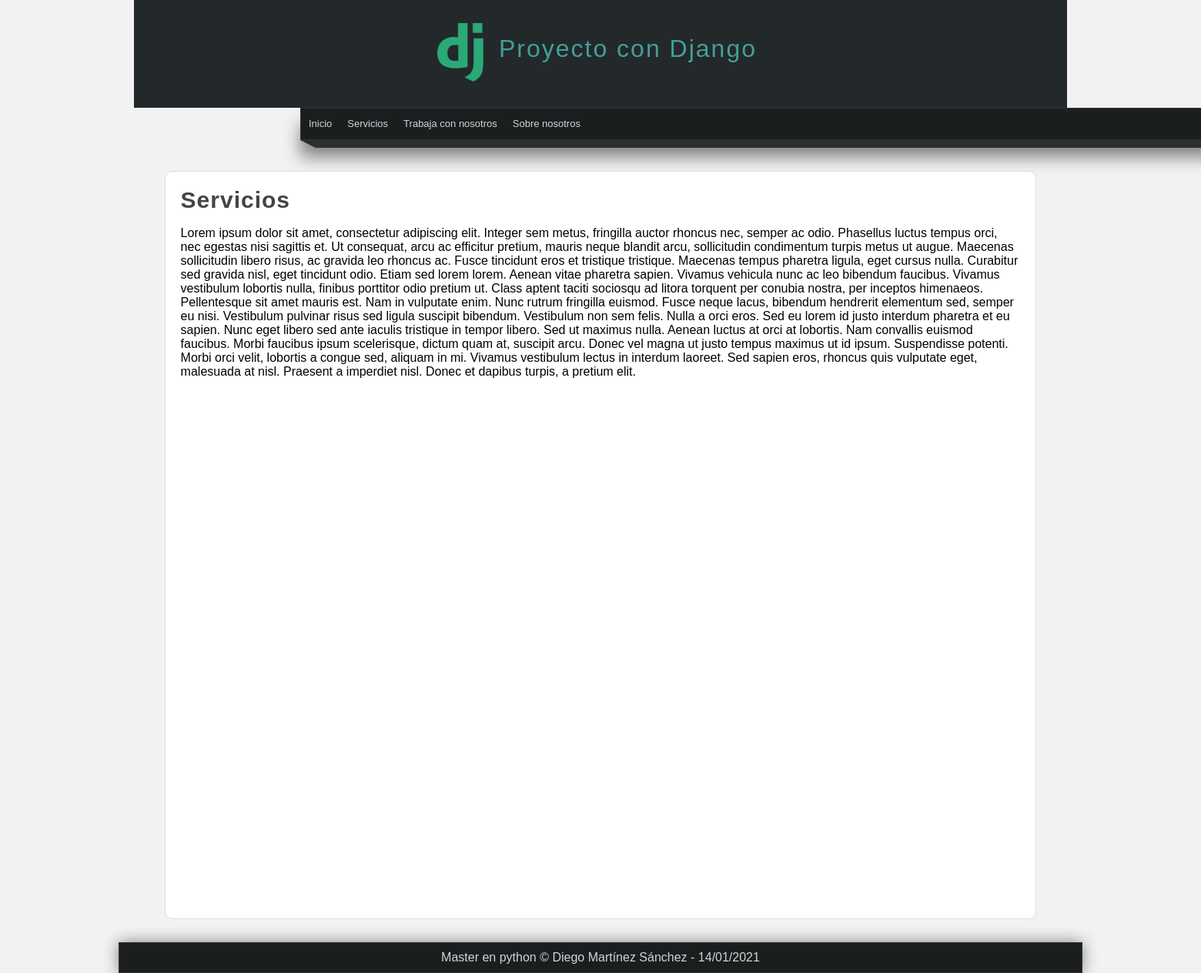
Page /pagina/servicios on the committed database.
### pages/models.py (models this page shows, shortened)
class Page(models.Model):
    title= models.CharField(max_length=50, verbose_name="Título")
    content= RichTextField(verbose_name="Contenido")
    slug= models.CharField(unique=True, max_length=150, verbose_name="URL amigable")#El unique es para que ese campo sea único.
    order= models.IntegerField(default=0, verbose_name="Orden")#Literal solo va a tener un número entero por el tipo de campo.
    visible= models.BooleanField(verbose_name="Visible?")
    create_at= models.DateTimeField(auto_now_add=True, verbose_name="Creado el")
    updated_at= models.DateTimeField(auto_now=True, verbose_name="Actualizado el")
    class Meta():
        verbose_name= "Página"
        verbose_name_plural= "Páginas"

### pages/views.py (the view)
# urls.py: path("pagina/<str:slug>", pages.views.page, name="page")
def page(request, slug):
    page= Page.objects.get(slug=slug)#Campo de la base y después el parámetro de la url
    return render(request, "pages/page.html", {
        "title":page.title,
        "page":page
    })

### pages/context_processor.py (called while the page is built)
def get_pages(request):
    pages= Page.objects.filter(visible=True).values_list("id", "title", "slug").order_by("order")#Solo quiero esos 3 datos que me muestre.
    return {
        "pages": pages
    }

### pages/templates/pages/page.html (shortened to what this page needs)
{% extends 'layouts/layout.html' %}
{% block content %}
    <h1 class="title">{{ page.title }}</h1>
    <p class="content">
        {{page.content|safe}}
    </p>
{% endblock %}

### mainapp/templates/layouts/layout.html (shortened to what this page needs)
{% load static %}
<!DOCTYPE html>
<html lang="es">
<head>
    <link rel="stylesheet" href="{% static 'CSS/estilos.css'%}">
</head>
<body>
    <header>
        <div id="logotipo">
            <img src="{% static 'Imagenes/logo.png' %}" alt="">
            <h1>Proyecto con Django</h1>
        </div>
    </header>
    <nav>
        <ul>
            <li><a href="{% url 'inicio' %}">Inicio</a></li>
            {% for i in pages %}
                <li><a href="{% url 'page' i.2 %}">{{i.1}}</a></li>
            {% endfor %}
        </ul>
    </nav>
    <div class="barra">
        <span class="esquina-izquierda"></span>
        <span class="relleno-barra"></span>
    </div>
    <div id="content">
        <div class="box">
            {% block content %}{% endblock %}
        </div>
    </div>
    <footer>Master en python &copy; Diego Martínez Sánchez - {% now "d/m/Y" %}</footer>
</body>
</html>

### mainapp/static/CSS/estilos.css (style rules this page uses)
* { margin: 0px; padding: 0px; font-family: 'Arial', 'Vladimir Script'; text-decoration: none; }
p { margin-top: 5px; margin-bottom: 5px; }
body { background-color: #f2f2f2; }
header { width: 1212px; height: 140px; background-color: #23282b; margin: 0 auto; }
#logotipo { width: 35%; height: 130px; margin: 0 auto; font-weight: lighter; padding-top: 10px; }
#logotipo h1 { display: block; float: left; margin-top: 35px; margin-left: 20px; letter-spacing: 2px; font-weight: lighter; color: #42a096; }
#logotipo img { display: block; width: 60px; float: left; margin-top: 20px; }
nav { width: 1250px; height: 40px; background-color: #1B1E1F; border: 1px solid #333333; margin: 0 auto; margin-left: 25%; margin-right: 25%; margin-bottom: 0px; box-shadow: 0px 22px 22px gray; font-size: 13px; }
nav ul { list-style: none; text-decoration: none; }
nav ul li { line-height: 40px; float: left; }
nav ul li a { display: block; padding-left: 10px; padding-right: 10px; color: #d1d4d6; }
.barra { width: 1250px; margin-left: 25%; }
.esquina-izquierda { display: block; border-left: 20px solid transparent; border-top: 10px solid #2b2f30; float: left; }
.relleno-barra { display: block; width: 1210px; height: 10px; background: #2b2f30; float: left; }
#content { width: 1212px; min-height: 930px; margin: 0 auto; margin-bottom: 30px; margin-top: 40px; }
.box { background: white; width: 90%; min-height: 930px; padding: 20px; border: 1px solid #ddd; border-radius: 10px; margin: 0 auto; }
.title { color: #444; letter-spacing: 1px; font-size: 30px; margin-bottom: 10px; }
.content { line-height: 25px; }
footer { width: 1250px; background-color: #1b1e1f; border: 1px solid #333; color: #d1d4d6; text-align: center; padding-top: 10px; padding-bottom: 10px; box-shadow: 0px 0px 20px gray; margin: 0 auto; }

### rows in the picture
Page: title "Servicios", content "Lorem ipsum dolor sit amet, consectetur adipiscing elit. Integer sem metus, fringilla auctor rhoncus nec, semper ac odio. Phasellus luctus tempus orci, nec egestas nisi sagittis et. Ut consequat, arcu ac efficitur pretium, mauris neque blandit arcu, sollicitudin condimentum turpis metus ut augue. Maecenas sollicitudin libero risus, ac gravida leo rhoncus ac. Fusce tincidunt eros et tristique tristique. Maecenas tempus pharetra ligula, eget cursus nulla. Curabitur sed gravida nisl, eget tincidunt odio. Etiam sed lorem lorem. Aenean vitae pharetra sapien. Vivamus vehicula nunc ac leo bibendum faucibus. Vivamus vestibulum lobortis nulla, finibus porttitor odio pretium ut. Class aptent taciti…"
Page: title "Trabaja con nosotros"
Page: title "Sobre nosotros"
